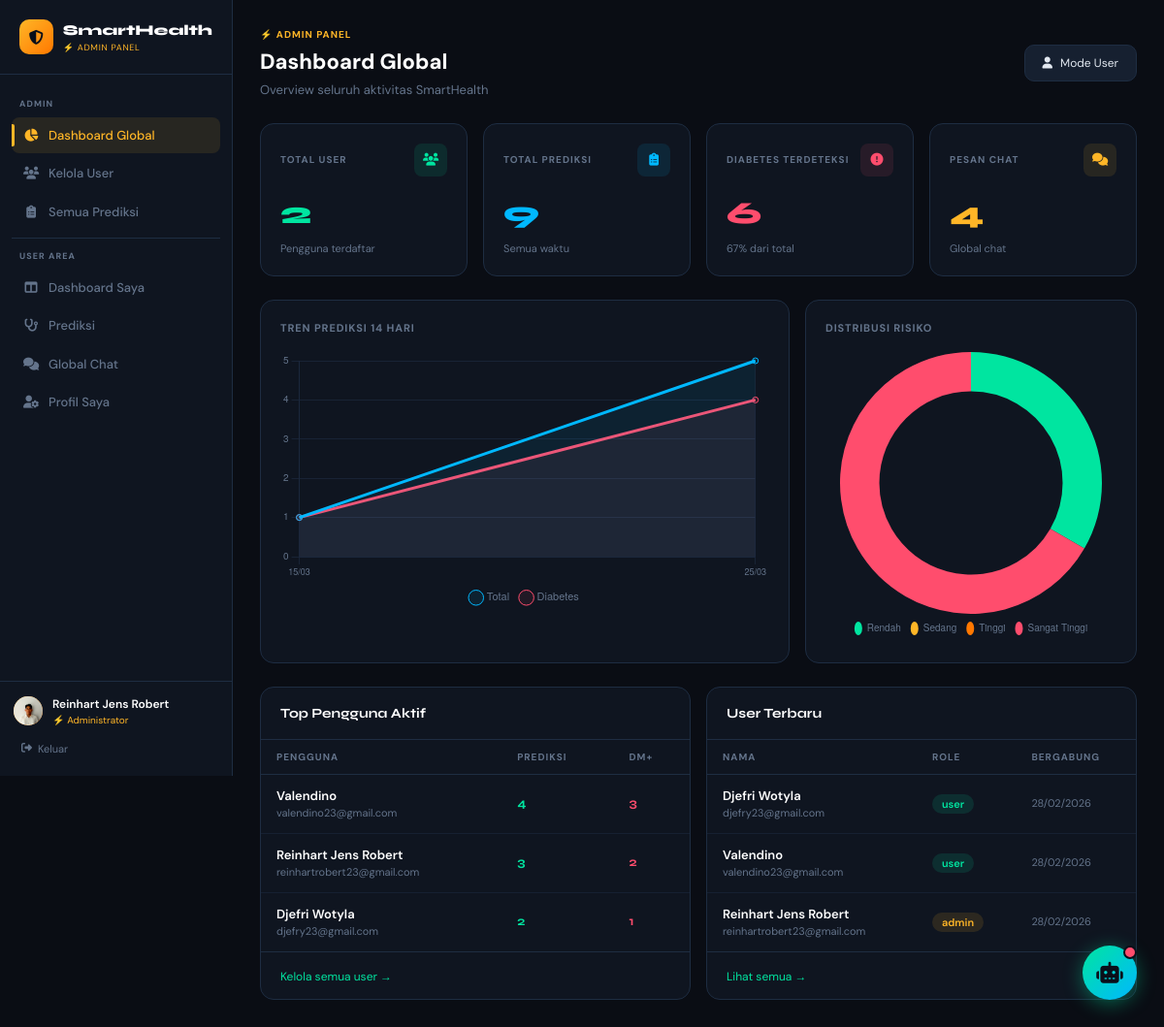
/admin/dashboard.php (signed in), run on the app's committed database.
### tables this page shows
CREATE TABLE `users` (
  `id` int NOT NULL,
  `name` varchar(100) NOT NULL,
  `email` varchar(100) NOT NULL,
  `password` varchar(255) NOT NULL,
  `role` enum('admin','user') DEFAULT 'user',
  `created_at` timestamp NULL DEFAULT CURRENT_TIMESTAMP,
  `avatar` varchar(255) DEFAULT NULL,
  `bio` text,
  `status` enum('active','banned') DEFAULT 'active',
  `last_login` datetime DEFAULT NULL
);

### admin/dashboard.php (the view, shortened to what this page needs)
<?php
$db = getDB();
$totalUsers   = $db->query("SELECT COUNT(*) as c FROM users WHERE role='user'")->fetch_assoc()['c'];
$totalPred    = $db->query("SELECT COUNT(*) as c FROM predictions")->fetch_assoc()['c'];
$totalDM      = $db->query("SELECT COUNT(*) as c FROM predictions WHERE result=1")->fetch_assoc()['c'];
$totalChats   = $db->query("SELECT COUNT(*) as c FROM chats")->fetch_assoc()['c'];
$riskRows = $db->query("SELECT risk_level, COUNT(*) as c FROM predictions GROUP BY risk_level");
$riskData = ['Rendah'=>0,'Sedang'=>0,'Tinggi'=>0,'Sangat Tinggi'=>0];
while($r=$riskRows->fetch_assoc()) $riskData[$r['risk_level']]=(int)$r['c'];
$trendRows = $db->query("SELECT DATE(created_at) as day, COUNT(*) as total, SUM(result) as positif FROM predictions WHERE created_at >= DATE_SUB(NOW(), INTERVAL 14 DAY) GROUP BY DATE(created_at) ORDER BY day");
$tDays=$tTotal=$tPositif=[];
while($r=$trendRows->fetch_assoc()){$tDays[]=date('d/m',strtotime($r['day']));$tTotal[]=(int)$r['total'];$tPositif[]=(int)$r['positif'];}
$topUsers = $db->query("SELECT u.name, u.email, COUNT(p.id) as pred_count, SUM(p.result) as dm_count FROM users u LEFT JOIN predictions p ON u.id=p.user_id GROUP BY u.id ORDER BY pred_count DESC LIMIT 5");
$recentUsers = $db->query("SELECT * FROM users ORDER BY created_at DESC LIMIT 5");
include __DIR__ . '/../includes/header_admin.php';
?>
<div class="page-header fade-up" style="display:flex;align-items:center;justify-content:space-between;flex-wrap:wrap;gap:12px">
    <div>
        <div style="font-size:10px;font-weight:700;letter-spacing:.1em;text-transform:uppercase;color:var(--warning);margin-bottom:4px">⚡ Admin Panel</div>
        <div class="page-title">Dashboard Global</div>
        <div class="page-sub">Overview seluruh aktivitas SmartHealth</div>
    </div>
    <a href="/pages/dashboard.php" class="btn-ghost" style="text-decoration:none;font-size:12px">
        <i class="fas fa-user"></i> Mode User
    </a>
</div>
<div style="display:grid;grid-template-columns:repeat(4,1fr);gap:16px;margin-bottom:24px" class="fade-up-2">
    <?php
    $stats=[
        ['Total User','fas fa-users',$totalUsers,'rgba(0,229,160,.1)','var(--accent)','Pengguna terdaftar'],
        ['Total Prediksi','fas fa-clipboard-list',$totalPred,'rgba(0,184,255,.1)','var(--accent2)','Semua waktu'],
        ['Diabetes Terdeteksi','fas fa-exclamation-circle',$totalDM,'rgba(255,77,109,.1)','var(--danger)',$totalPred>0?round($totalDM/$totalPred*100).'% dari total':'0%'],
        ['Pesan Chat','fas fa-comments',$totalChats,'rgba(255,182,39,.1)','var(--warning)','Global chat'],
    ];
    foreach($stats as $s): ?>
    <div class="stat-card">
        <div style="display:flex;align-items:center;justify-content:space-between;margin-bottom:14px">
            <div style="font-size:10px;font-weight:700;letter-spacing:.1em;text-transform:uppercase;color:var(--muted)"><?=$s[0]?></div>
            <div style="width:34px;height:34px;background:<?=$s[3]?>;border-radius:8px;display:flex;align-items:center;justify-content:center">
                <i class="<?=$s[1]?>" style="color:<?=$s[4]?>;font-size:13px"></i>
            </div>
        </div>
        <div style="font-size:32px;font-family:'Syne',sans-serif;font-weight:800;color:<?=$s[4]?>"><?=$s[2]?></div>
        <div style="font-size:11px;color:var(--muted);margin-top:4px"><?=$s[5]?></div>
    </div>
    <?php endforeach; ?>
</div>
<div style="display:grid;grid-template-columns:1.6fr 1fr;gap:16px;margin-bottom:24px" class="fade-up-3">
    <div class="card" style="padding:20px">
        <div style="font-size:11px;font-weight:700;letter-spacing:.08em;text-transform:uppercase;color:var(--muted);margin-bottom:16px">Tren Prediksi 14 Hari</div>
        <?php if(count($tDays)>0): ?>
        <canvas id="trendChart" height="160"></canvas>
        <?php else: ?>
        <div style="height:160px;display:flex;align-items:center;justify-content:center;color:var(--muted);font-size:12px">Belum ada data</div>
        <?php endif; ?>
    </div>
    <div class="card" style="padding:20px">
        <div style="font-size:11px;font-weight:700;letter-spacing:.08em;text-transform:uppercase;color:var(--muted);margin-bottom:16px">Distribusi Risiko</div>
        <canvas id="riskChart" height="160"></canvas>
    </div>
</div>
<div style="display:grid;grid-template-columns:1fr 1fr;gap:16px" class="fade-up-4">
    <div class="card">
        <div style="padding:16px 20px;border-bottom:1px solid var(--border);display:flex;align-items:center;justify-content:space-between">
            <div style="font-family:'Syne',sans-serif;font-weight:700;font-size:14px;color:#fff">Top Pengguna Aktif</div>
        </div>
        <table class="data-table">
            <thead><tr><th>Pengguna</th><th>Prediksi</th><th>DM+</th></tr></thead>
            <tbody>
            <?php while($r=$topUsers->fetch_assoc()): ?>
            <tr>
                <td>
                    <div style="font-weight:600;color:#fff;font-size:13px"><?=htmlspecialchars($r['name'])?></div>
                    <div style="font-size:11px;color:var(--muted)"><?=htmlspecialchars($r['email'])?></div>
                </td>
                <td><span style="font-family:'Syne',sans-serif;font-weight:700;color:var(--accent)"><?=$r['pred_count']?></span></td>
                <td><span style="font-family:'Syne',sans-serif;font-weight:700;color:var(--danger)"><?=$r['dm_count']?:0?></span></td>
            </tr>
            <?php endwhile; ?>
            </tbody>
        </table>
        <div style="padding:12px 20px;border-top:1px solid var(--border)">
            <a href="/admin/users.php" style="font-size:12px;color:var(--accent);text-decoration:none">Kelola semua user →</a>
        </div>
    </div>
    <div class="card">
        <div style="padding:16px 20px;border-bottom:1px solid var(--border)">
            <div style="font-family:'Syne',sans-serif;font-weight:700;font-size:14px;color:#fff">User Terbaru</div>
        </div>
        <table class="data-table">
            <thead><tr><th>Nama</th><th>Role</th><th>Bergabung</th></tr></thead>
            <tbody>
            <?php while($r=$recentUsers->fetch_assoc()): ?>
            <tr>
                <td>
                    <div style="font-weight:600;color:#fff;font-size:13px"><?=htmlspecialchars($r['name'])?></div>
                    <div style="font-size:11px;color:var(--muted)"><?=htmlspecialchars($r['email'])?></div>
                </td>
                <td>
                    <span class="badge <?=$r['role']==='admin'?'badge-yellow':'badge-green'?>"><?=$r['role']?></span>
                </td>
                <td style="color:var(--muted);font-size:11px"><?=date('d/m/Y',strtotime($r['created_at']))?></td>
            </tr>
            <?php endwhile; ?>
            </tbody>
        </table>
        <div style="padding:12px 20px;border-top:1px solid var(--border)">
            <a href="/admin/users.php" style="font-size:12px;color:var(--accent);text-decoration:none">Lihat semua →</a>
        </div>
    </div>
</div>
<script>
Chart.defaults.color='#64748b'; Chart.defaults.borderColor='rgba(31,45,69,.5)';
<?php if(count($tDays)>0): ?>
new Chart(document.getElementById('trendChart'),{type:'line',data:{labels:<?=json_encode($tDays)?>,datasets:[{label:'Total',data:<?=json_encode($tTotal)?>,borderColor:'#00b8ff',backgroundColor:'rgba(0,184,255,.08)',tension:.4,fill:true,pointRadius:3},{label:'Diabetes',data:<?=json_encode($tPositif)?>,borderColor:'#ff4d6d',backgroundColor:'rgba(255,77,109,.08)',tension:.4,fill:true,pointRadius:3}]},options:{responsive:true,scales:{y:{beginAtZero:true,ticks:{stepSize:1,font:{size:10}},grid:{color:'rgba(31,45,69,.6)'}},x:{ticks:{font:{size:9}},grid:{color:'rgba(31,45,69,.6)'}}},plugins:{legend:{position:'bottom',labels:{font:{size:11},padding:12,usePointStyle:true}}}}});
<?php endif; ?>
new Chart(document.getElementById('riskChart'),{type:'doughnut',data:{labels:['Rendah','Sedang','Tinggi','Sangat Tinggi'],datasets:[{data:[<?=implode(',',array_values($riskData))?>],backgroundColor:['#00e5a0','#ffb627','#ff7800','#ff4d6d'],borderWidth:0,hoverOffset:6}]},options:{responsive:true,cutout:'70%',plugins:{legend:{position:'bottom',labels:{font:{size:10},padding:10,usePointStyle:true,pointStyleWidth:8}}}}});
</script>
<?php include __DIR__ . '/../includes/footer.php'; ?>

### includes/header_admin.php (style rules this page uses)
:root { --bg:#0a0d14;--surface:#0f1520;--surface2:#162030;--border:#1e2d42;--accent:#00e5a0;--accent2:#00b8ff;--danger:#ff4d6d;--warning:#ffb627;--text:#e2e8f0;--muted:#64748b }
* { box-sizing:border-box }
body { font-family:'DM Sans',sans-serif;background:var(--bg);color:var(--text);min-height:100vh }
.card { background:var(--surface);border:1px solid var(--border);border-radius:14px }
.stat-card { background:var(--surface);border:1px solid var(--border);border-radius:14px;padding:20px;transition:border-color .2s,transform .2s }
.btn-ghost { background:var(--surface2);color:var(--text);border:1px solid var(--border);border-radius:10px;padding:9px 18px;cursor:pointer;font-size:12px;text-decoration:none;display:inline-flex;align-items:center;gap:8px;transition:border-color .2s }
.badge { padding:3px 10px;border-radius:20px;font-size:11px;font-weight:600 }
.badge-green { background:rgba(0,229,160,.12);color:var(--accent) }
.badge-yellow { background:rgba(255,182,39,.12);color:var(--warning) }
.data-table { width:100%;border-collapse:collapse;font-size:13px }
.data-table th { text-align:left;padding:10px 16px;font-size:10px;font-weight:700;letter-spacing:.1em;text-transform:uppercase;color:var(--muted);border-bottom:1px solid var(--border) }
.data-table td { padding:12px 16px;border-bottom:1px solid rgba(30,45,66,.5) }
.data-table tr:last-child td { border-bottom:none }
.page-header { margin-bottom:24px }
.page-title { font-size:22px;font-weight:800;color:#fff }
.page-sub { font-size:13px;color:var(--muted);margin-top:3px }
.fade-up { animation:fadeUp .4s ease both }
.fade-up-2 { animation:fadeUp .4s .1s ease both }
.fade-up-3 { animation:fadeUp .4s .2s ease both }
.fade-up-4 { animation:fadeUp .4s .3s ease both }

### data on the page
users: name "Djefri Wotyla", email "djefry23@gmail.com", role "user", created_at "28/02/2026"
users: name "Valendino", email "valendino23@gmail.com", role "user", created_at "28/02/2026"
users: name "Reinhart Jens Robert", email "reinhartrobert23@gmail.com", role "admin", created_at "28/02/2026"

### other printed values
$user['name'] "Reinhart Jens Robert"
$s[0] "TOTAL USER"
$s[2] "2"
$s[5] "Pengguna terdaftar"
$s[0] "TOTAL PREDIKSI"
$s[2] "9"
$s[5] "Semua waktu"
$s[0] "DIABETES TERDETEKSI"
$s[2] "6"
$s[5] "67% dari total"
$s[0] "PESAN CHAT"
$s[2] "4"
$s[5] "Global chat"
$r['name'] "Valendino"
$r['email'] "valendino23@gmail.com"
